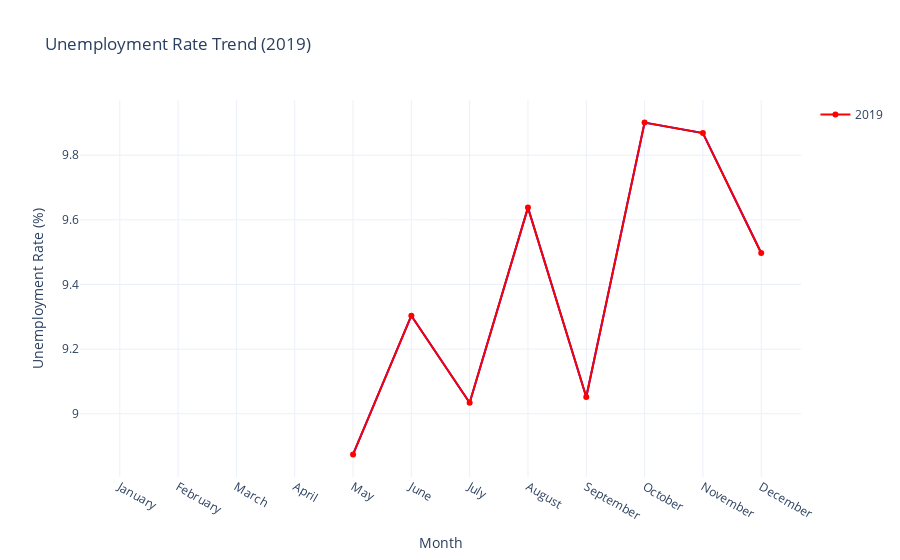

The notebook cell saved with this chart:
### Code cell
df_2019 = df[df['Year'] == 2019]
month_order = [calendar.month_name[i] for i in range(1, 13)]
df_2019['Month'] = pd.Categorical(df_2019['Month'], categories=month_order, ordered=True)


df_2019_monthly_avg = df_2019.groupby('Month')['Estimated Unemployment Rate'].mean().reset_index()

fig_2019 = px.line(df_2019_monthly_avg, x='Month', y='Estimated Unemployment Rate', title='Unemployment Rate Trend (2019)',
                   labels={'Estimated Unemployment Rate': 'Unemployment Rate (%)'},
                   line_dash_sequence=['solid'], color_discrete_sequence=['blue'])

trace_2019 = go.Scatter(x=df_2019_monthly_avg['Month'], y=df_2019_monthly_avg['Estimated Unemployment Rate'], 
                        mode='markers+lines', name='2019', line=dict(color='red'))

fig_2019.add_trace(trace_2019)
fig_2019.update_layout(
    xaxis_title='Month',
    yaxis_title='Unemployment Rate (%)',
    template='plotly_white'
)

fig_2019.show()

### Figure 1 — Plotly figure (JSON) as saved in the notebook; plotly's stock layout.template omitted (floating-point values rounded to 4 significant figures)
{"data": [{"hovertemplate": "Month=%{x}<br>Unemployment Rate (%)=%{y}<extra></extra>", "legendgroup": "", "line": {"color": "blue", "dash": "solid"}, "marker": {"symbol": "circle"}, "mode": "lines", "name": "", "orientation": "v", "showlegend": false, "type": "scatter", "x": ["January", "February", "March", "April", "May", "June", "July", "August", "September", "October", "November", "December"], "xaxis": "x", "y": [null, null, null, null, 8.874, 9.303, 9.034, 9.638, 9.052, 9.901, 9.868, 9.497], "yaxis": "y"}, {"line": {"color": "red"}, "mode": "markers+lines", "name": "2019", "type": "scatter", "x": ["January", "February", "March", "April", "May", "June", "July", "August", "September", "October", "November", "December"], "y": [null, null, null, null, 8.874, 9.303, 9.034, 9.638, 9.052, 9.901, 9.868, 9.497]}], "layout": {"legend": {"tracegroupgap": 0}, "title": {"text": "Unemployment Rate Trend (2019)"}, "xaxis": {"anchor": "y", "domain": [0, 1], "title": {"text": "Month"}}, "yaxis": {"anchor": "x", "domain": [0, 1], "title": {"text": "Unemployment Rate (%)"}}}}
